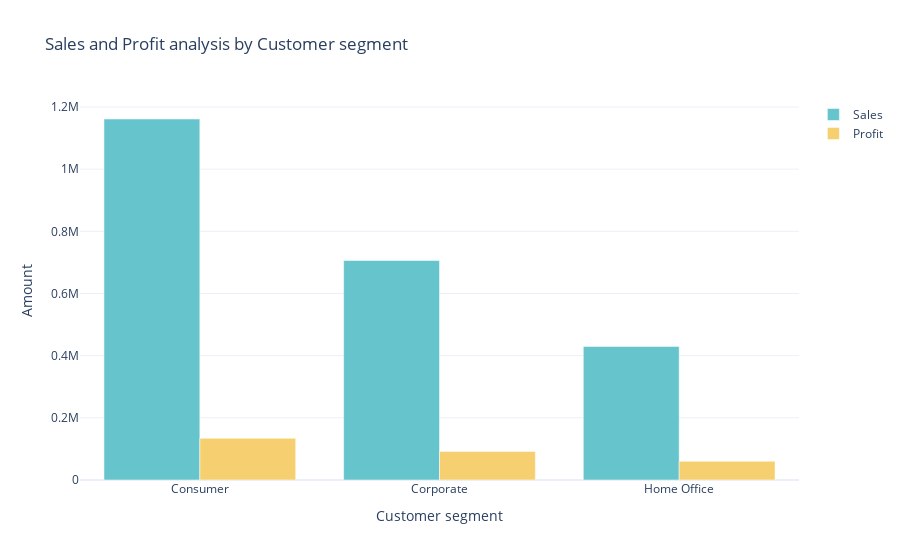

Notebook code for this chart:
### Markdown cell above
# Sales and Profit analysis by segment

### Code cell
sales_profit_by_segment = data.groupby('Segment').agg({'Sales':'sum', 'Profit':'sum'}).reset_index()
color_palette = colors.qualitative.Pastel
fig = go.Figure()
fig.add_traces(go.Bar(x=sales_profit_by_segment['Segment'],
                      y=sales_profit_by_segment['Sales'],
                      name = 'Sales',
                      marker_color = color_palette[0]))
fig.add_traces(go.Bar(x = sales_profit_by_segment['Segment'],
                      y = sales_profit_by_segment['Profit'],
                      name = 'Profit',
                      marker_color = color_palette[1]))
fig.update_layout(title = 'Sales and Profit analysis by Customer segment',
                  xaxis_title = 'Customer segment', yaxis_title = 'Amount')
fig.show()

### Figure 1 — Plotly figure (JSON) as saved in the notebook; plotly's stock layout.template omitted (floating-point values rounded to 4 significant figures)
{"data": [{"marker": {"color": "rgb(102, 197, 204)"}, "name": "Sales", "type": "bar", "x": ["Consumer", "Corporate", "Home Office"], "y": [1161000.0, 706100.0, 429700.0]}, {"marker": {"color": "rgb(246, 207, 113)"}, "name": "Profit", "type": "bar", "x": ["Consumer", "Corporate", "Home Office"], "y": [134100.0, 91980.0, 60300.0]}], "layout": {"title": {"text": "Sales and Profit analysis by Customer segment"}, "xaxis": {"title": {"text": "Customer segment"}}, "yaxis": {"title": {"text": "Amount"}}}}
